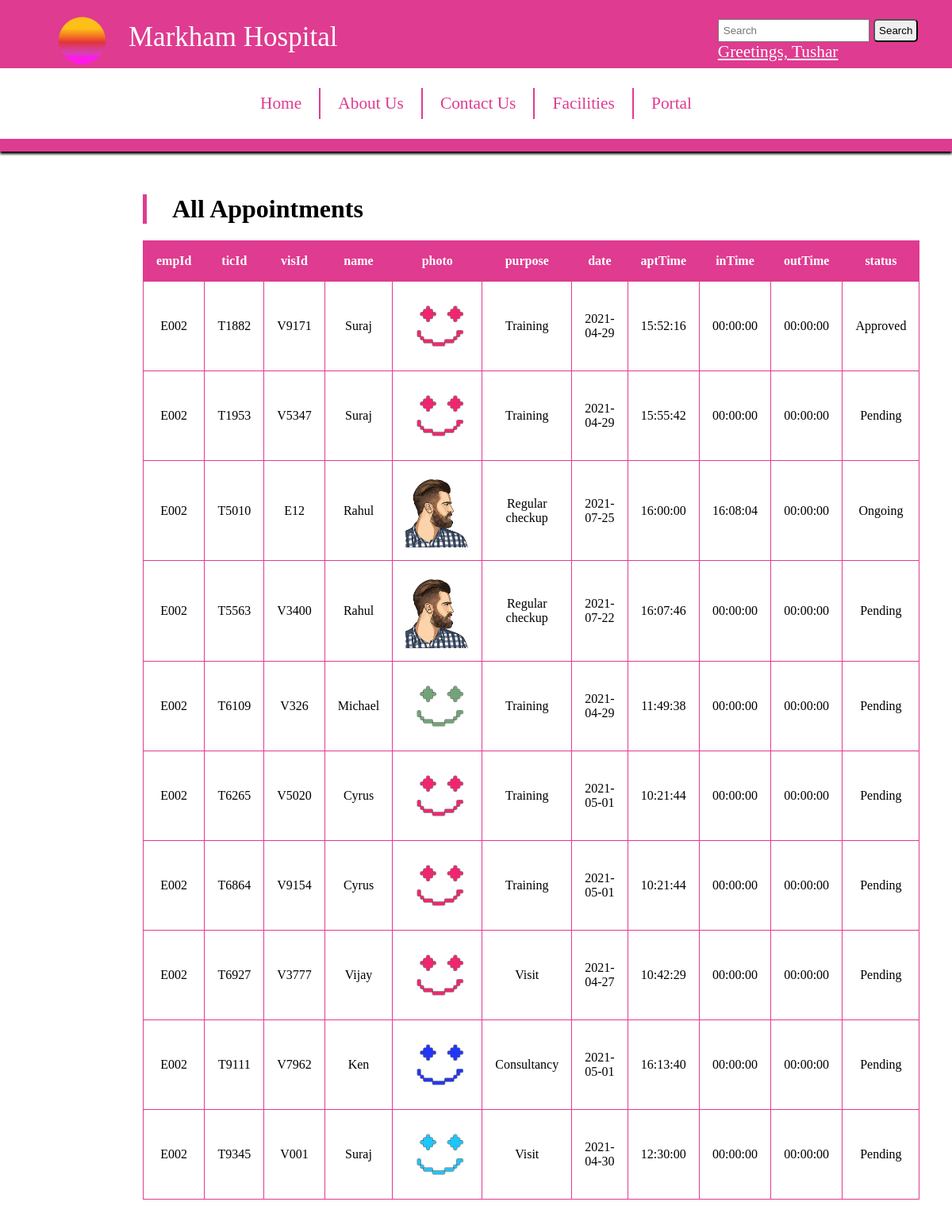
Page /EmployeeMasterViewer.php (signed in) on the committed database.
### tables this page shows
CREATE TABLE `appointment` (
  `ticId` varchar(10) NOT NULL,
  `visId` varchar(10) DEFAULT NULL,
  `purpose` varchar(50) DEFAULT NULL,
  `empId` varchar(10) DEFAULT NULL,
  `date` date DEFAULT NULL,
  `aptTime` time DEFAULT NULL,
  `inTime` time DEFAULT NULL,
  `outTime` time DEFAULT NULL,
  `status` varchar(20) DEFAULT NULL
);

CREATE TABLE `register` (
  `id` varchar(10) NOT NULL,
  `name` varchar(20) DEFAULT NULL,
  `photo` varchar(20) DEFAULT NULL,
  `password` varchar(15) DEFAULT NULL
);

### EmployeeMasterViewer.php (the view, shortened to what this page needs)
<?php
$table="";
if(isset($_SESSION['id']))
{
	$data = $_SESSION['id'];
	$conn = mysqli_connect("localhost","root","","entry1");
	$sql="select * from appointment a inner join register r on r.id=a.visId where empId='$data'";
	$result=mysqli_query($conn,$sql);
	$table = "<table id='reg'>
	<tr>
	<th>empId</th>
	<th>ticId</th>
	<th>visId</th>
	<th>name</th>
	<th>photo</th>
	<th>purpose</th>
	<th>date</th>
	<th>aptTime</th>
	<th>inTime</th>
	<th>outTime</th>
	<th>status</th>
	</tr>";
while($row=mysqli_fetch_array($result))
{
	$table.= "<tr>
	<td>".$row[3]."</td>
	<td>".$row['ticId']."</td>
	<td>".$row['visId']."</td>
	<td>".$row['name']."</td>
	<td><img src='uploads/".$row['photo']."'/></td>
	<td>".$row['purpose']."</td>
	<td>".$row['date']."</td>
	<td>".$row['aptTime']."</td>
	<td>".$row['inTime']."</td>
	<td>".$row['outTime']."</td>
	<td>".$row['status']."</td>
	</tr>";
}
$table .= "</table>";
}
else
{
	header("Location:portal.php");
}
?>
<head>
<link rel="stylesheet" href="css/style.css" />
</head>
<body>
    <header class="header">
        <div class="left">
            <img src="img/logo.png">
            <div> Markham Hospital </div>
        </div>
        <nav class="mid">
            <ul class="navbar">
                <li><a href="index.html" class="active">home</a></li>
                <li><a href="aboutus.html">about us</a></li>
                <li><a href="contactus.html">contact us</a></li>
                <li><a href="facilities.html">facilities</a></li>
				<li><a href="#">portal</a>
				</li>
            </ul>
        </nav>
        <div class="right">
            <input class="searchbar" type="search" placeholder="Search" aria-label="Search">
            <button class="btn" type="submit"> Search</button>
			<br>
            <a href="portal.php"><?php echo "Greetings, ".$_SESSION['name'] ?></a>
        </div>
    </header>
<div class="content">
<h1>All Appointments</h1>
<?php echo $table ?>
</div>
</body>

### css/style.css (style rules this page uses)
body { margin: 0px; padding: 0px; font-family:Calibri; }
.header { //background-color: black; display:flex; flex-wrap:wrap; position:sticky; top:0; padding:1em 0; margin:auto; align-content:center; width:100%; background: var(--headback); background-size: cover; background-blend-mode: darken; vertical-align:middle; box-shadow:0 3px 3px; }
.left { display:inline; color: white; font-size: 35px; margin:auto 2em; order:0; flex-grow:1 }
.left img { float:left; width: 70px; text-align: center; }
.left div { float:left; padding: 11px 22px; text-indent: -9999px; line-height:0; }
.left div::after { content: "Markham Hospital"; text-indent: 0; display: block; line-height: initial; }
.mid { display: block; flex-basis:100%; top: 15px; margin:auto; padding:auto; vertical-align:middle; font-size: 25px; order:2; background:white; color:var(--headback); }
.right { display: inline; font-size: 16pt; height:100%; padding:auto; margin:auto 2em; }
.right a { color:white; }
nav { padding:0 1em; margin:0 1em; }
nav ul { display:flex; flex-direction:row; padding:0px; width:100%; position:relative; justify-content:center; }
nav ul:after { content: ""; clear: both; display: block; }
nav>ul>li:not(:first-child) { border-left:2px solid var(--headback); }
nav ul li { position:relative; padding:5px 20px; display:inherit; float:none; list-style-type:none; //width:100px; //margin:auto; justify-content:center; text-align:center; font-size: 16pt; color:var(--headback); }
nav a { color:var(--headback); text-decoration: none; text-transform:capitalize; padding: 0.1em; }
.searchbar { padding:5px; }
.btn { padding:5px; border-radius: 5px; }
.content { width:70%; margin:auto; padding:2em; }
.content h1 { border-left: 5px solid var(--headback); padding-left: 1em; }
.content img { width:100%; }
form td,th { padding:1em; }

### rows in the picture
appointment: empId "E002", ticId "T1882", visId "V9171", visId.name "Suraj", visId.photo (picture), purpose "Training", date "2021-04-29", aptTime "15:52:16", inTime "00:00:00", outTime "00:00:00", status "Approved"
appointment: empId "E002", ticId "T1953", visId "V5347", visId.name "Suraj", visId.photo (picture), purpose "Training", date "2021-04-29", aptTime "15:55:42", inTime "00:00:00", outTime "00:00:00", status "Pending"
appointment: empId "E002", ticId "T5010", visId "E12", visId.name "Rahul", visId.photo (picture), purpose "Regular checkup", date "2021-07-25", aptTime "16:00:00", inTime "16:08:04", outTime "00:00:00", status "Ongoing"
appointment: empId "E002", ticId "T5563", visId "V3400", visId.name "Rahul", visId.photo (picture), purpose "Regular checkup", date "2021-07-22", aptTime "16:07:46", inTime "00:00:00", outTime "00:00:00", status "Pending"
appointment: empId "E002", ticId "T6109", visId "V326", visId.name "Michael", visId.photo (picture), purpose "Training", date "2021-04-29", aptTime "11:49:38", inTime "00:00:00", outTime "00:00:00", status "Pending"
appointment: empId "E002", ticId "T6265", visId "V5020", visId.name "Cyrus", visId.photo (picture), purpose "Training", date "2021-05-01", aptTime "10:21:44", inTime "00:00:00", outTime "00:00:00", status "Pending"
appointment: empId "E002", ticId "T6864", visId "V9154", visId.name "Cyrus", visId.photo (picture), purpose "Training", date "2021-05-01", aptTime "10:21:44", inTime "00:00:00", outTime "00:00:00", status "Pending"
appointment: empId "E002", ticId "T6927", visId "V3777", visId.name "Vijay", visId.photo (picture), purpose "Visit", date "2021-04-27", aptTime "10:42:29", inTime "00:00:00", outTime "00:00:00", status "Pending"
appointment: empId "E002", ticId "T9111", visId "V7962", visId.name "Ken", visId.photo (picture), purpose "Consultancy", date "2021-05-01", aptTime "16:13:40", inTime "00:00:00", outTime "00:00:00", status "Pending"
appointment: empId "E002", ticId "T9345", visId "V001", visId.name "Suraj", visId.photo (picture), purpose "Visit", date "2021-04-30", aptTime "12:30:00", inTime "00:00:00", outTime "00:00:00", status "Pending"

### other values in the picture
$_SESSION['name'] "Tushar"
